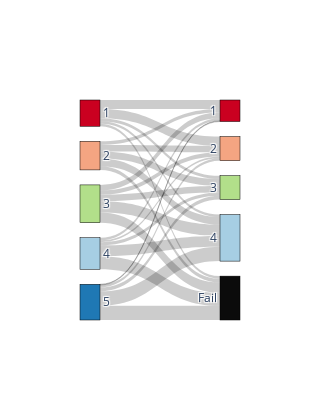

Notebook source saved alongside this figure:
### Code cell
import plotly.graph_objects as go

# Define your color mapping for clusters
cl_Cat = {'5': '#1f78b4',
 '4': '#a6cee3',
 '3': '#b2df8a',
 '2': '#f4a582',
 '1': '#ca0020',
 'Fail': '#0b0b0b'}


import random
genes = gclustering.index.tolist()
naive_clusters = pd.Series(gclustering['NaiveLLM_cluster'].astype(str),  index=gclustering.index)
hybrid_clusters = pd.Series(gclustering['HybridLLM_cluster'].astype(str),  index=gclustering.index)

# Build a DataFrame for mapping
df_sankey = pd.DataFrame({
    'gene': gclustering.index,
    'naive_cluster': naive_clusters,
    'hybrid_cluster': hybrid_clusters
})

# Count overlaps
overlap_counts = df_sankey.groupby(['naive_cluster', 'hybrid_cluster']).size().reset_index(name='count')

# Prepare Sankey node labels
naive_labels = sorted(df_sankey['naive_cluster'].unique())
hybrid_labels = sorted(df_sankey['hybrid_cluster'].unique())
labels = naive_labels + hybrid_labels

# Map cluster names to node indices
naive_idx = {k: i for i, k in enumerate(naive_labels)}
hybrid_idx = {k: i+len(naive_labels) for i, k in enumerate(hybrid_labels)}

# Build source, target, value lists
sources = overlap_counts['naive_cluster'].map(naive_idx)
targets = overlap_counts['hybrid_cluster'].map(hybrid_idx)
values = overlap_counts['count']

# Assign colors to nodes based on cl_Cat
node_colors = [cl_Cat.get(str(l), '#cccccc') for l in labels]
# Create Sankey plot
fig = go.Figure(data=[go.Sankey(
    node=dict(
        pad=15,
        thickness=20,
        line=dict(color="black", width=0.5),
        label=labels,
        color=node_colors
    ),
    link=dict(
        source=sources,
        target=targets,
        value=values
    ))])

# Add annotations for Naive LLM and Hybrid LLM
# fig.add_annotation(
#     x=0.05, y=0.5, text="Naive LLM", showarrow=False, font=dict(size=12, color="black")
# )
# fig.add_annotation(
#     x=0.95, y=0.5, text="Hybrid LLM", showarrow=False, font=dict(size=12, color="black")
# )

# fig.update_layout(title_text="Cluster Overlap: NaiveLLM vs Hybrid LLM (Sankey Plot)", font_size=12)
fig.update_layout(
    # title_text="Cluster Overlap: NaiveLLM vs Hybrid LLM (Sankey Plot)",
    # font_size=12,
    width=300,   # set width in pixels
    height=400   # set height in pixels
)
fig
# fig.write_image("./output/Figures/Fig4sankey_naive_hybrid.png", format="png", width=600, height=400, scale=2)

### Figure 1 — Plotly figure (JSON) as saved in the notebook; plotly's stock layout.template omitted (floating-point values rounded to 4 significant figures)
{"data": [{"link": {"source": [0, 0, 0, 0, 0, 1, 1, 1, 1, 1, 2, 2, 2, 2, 2, 3, 3, 3, 3, 3, 4, 4, 4, 4, 4], "target": [5, 6, 7, 8, 9, 5, 6, 7, 8, 9, 5, 6, 7, 8, 9, 5, 6, 7, 8, 9, 5, 6, 7, 8, 9], "value": [34, 35, 12, 9, 10, 14, 25, 27, 29, 14, 21, 16, 25, 43, 39, 10, 7, 12, 41, 50, 3, 9, 15, 55, 54]}, "node": {"color": ["#ca0020", "#f4a582", "#b2df8a", "#a6cee3", "#1f78b4", "#ca0020", "#f4a582", "#b2df8a", "#a6cee3", "#0b0b0b"], "label": ["1", "2", "3", "4", "5", "1", "2", "3", "4", "Fail"], "line": {"color": "black", "width": 0.5}, "pad": 15, "thickness": 20}, "type": "sankey"}], "layout": {"height": 400, "width": 300}}
